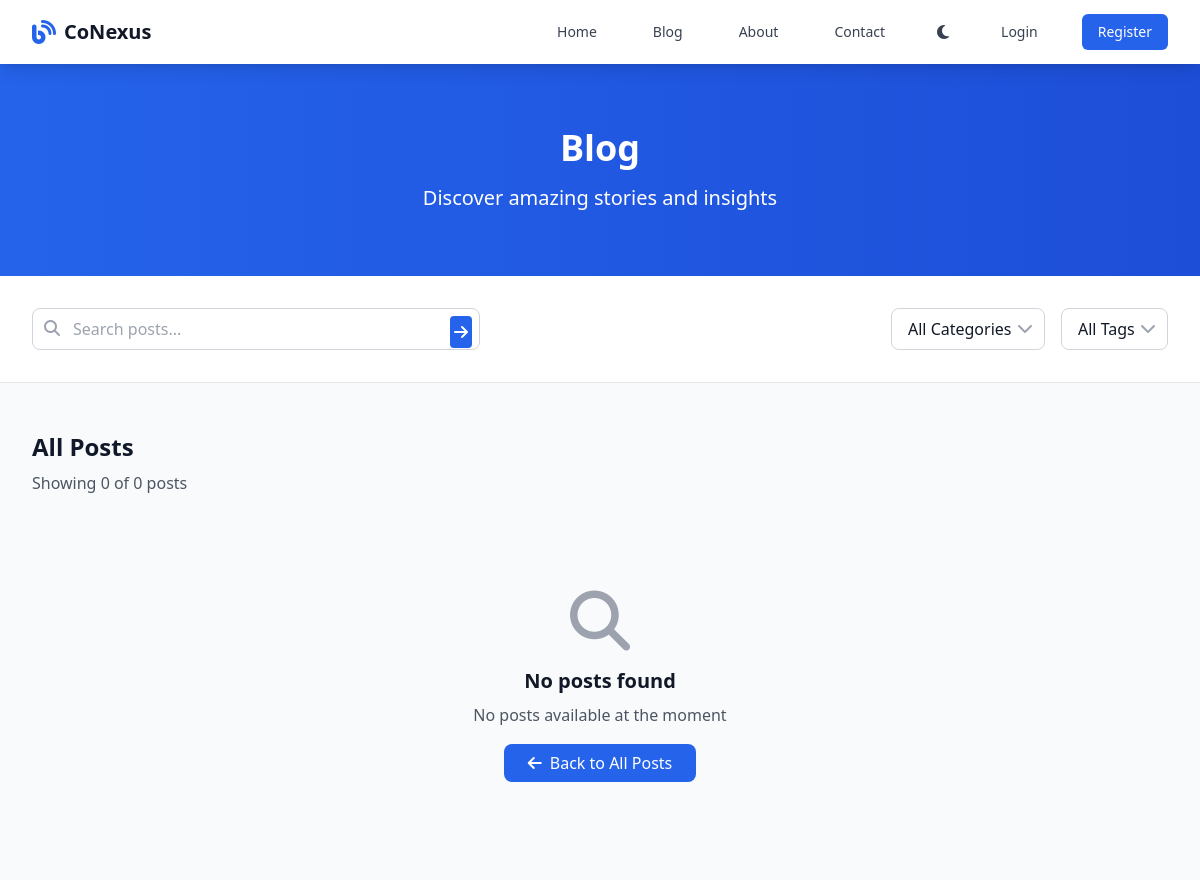
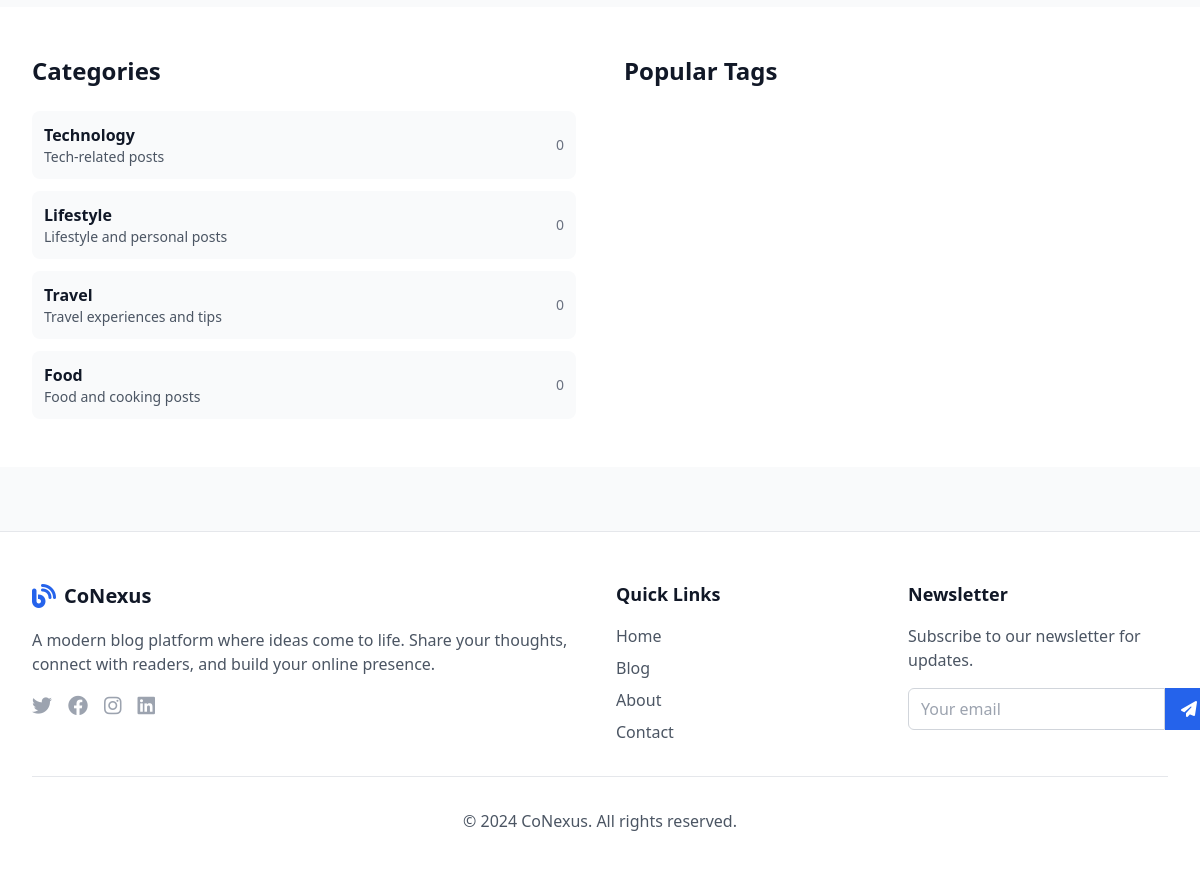
Page /blog on the committed database (2 pictures, top to bottom).
### app.py (models this page shows)
class Category(db.Model):
    id = db.Column(db.Integer, primary_key=True)
    name = db.Column(db.String(50), unique=True, nullable=False)
    description = db.Column(db.Text)
    posts = db.relationship('Post', backref='category', lazy=True)

### app.py (the view)
@app.route('/blog')
def blog():
    page = request.args.get('page', 1, type=int)
    category_id = request.args.get('category', type=int)
    tag_id = request.args.get('tag', type=int)
    search = request.args.get('search', '')
    query = Post.query.filter_by(is_published=True)
    if category_id:
        query = query.filter_by(category_id=category_id)
    if tag_id:
        query = query.filter(Post.tags.any(id=tag_id))
    if search:
        query = query.filter(Post.title.contains(search) | Post.content.contains(search))
    posts = query.order_by(Post.created_at.desc()).paginate(page=page, per_page=9, error_out=False)
    categories = Category.query.all()
    tags = Tag.query.all()
    return render_template('blog.html', posts=posts, categories=categories, tags=tags,
                         current_category=category_id, current_tag=tag_id, search=search)

### templates/blog.html (shortened to what this page needs)
{% extends "base.html" %}
{% block content %}
<section class="bg-gradient-to-r from-primary-600 to-primary-700 text-white py-16">
    <div class="max-w-7xl mx-auto px-4 sm:px-6 lg:px-8">
        <div class="text-center">
            <h1 class="text-4xl font-bold mb-4">Blog</h1>
            <p class="text-xl text-primary-100">Discover amazing stories and insights</p>
        </div>
    </div>
</section>
<section class="py-8 bg-white dark:bg-gray-800 border-b border-gray-200 dark:border-gray-700">
    <div class="max-w-7xl mx-auto px-4 sm:px-6 lg:px-8">
        <div class="flex flex-col lg:flex-row gap-6 items-center justify-between">
            <div class="flex-1 max-w-md">
                <form method="GET" action="{{ url_for('blog') }}" class="relative">
                    <input type="text" name="search" value="{{ search }}" placeholder="Search posts..."
                           class="w-full pl-10 pr-4 py-2 border border-gray-300 dark:border-gray-600 rounded-lg focus:outline-none focus:ring-2 focus:ring-primary-500 dark:bg-gray-700 dark:text-white">
                    <i class="fas fa-search absolute left-3 top-3 text-gray-400"></i>
                    <button type="submit" class="absolute right-2 top-2 bg-primary-600 text-white p-1 rounded">
                        <i class="fas fa-arrow-right"></i>
                    </button>
                </form>
            </div>
            <div class="flex flex-wrap gap-4">
                <div class="relative">
                    <select name="category" onchange="window.location.href=this.value" class="appearance-none bg-white dark:bg-gray-700 border border-gray-300 dark:border-gray-600 rounded-lg px-4 py-2 pr-8 focus:outline-none focus:ring-2 focus:ring-primary-500 dark:text-white">
                        <option value="{{ url_for('blog', search=search, tag=current_tag) }}">All Categories</option>
                    </select>
                </div>
                <div class="relative">
                    <select name="tag" onchange="window.location.href=this.value" class="appearance-none bg-white dark:bg-gray-700 border border-gray-300 dark:border-gray-600 rounded-lg px-4 py-2 pr-8 focus:outline-none focus:ring-2 focus:ring-primary-500 dark:text-white">
                        <option value="{{ url_for('blog', search=search, category=current_category) }}">All Tags</option>
                    </select>
                </div>
            </div>
        </div>
    </div>
</section>
<section class="py-12 bg-gray-50 dark:bg-gray-900">
    <div class="max-w-7xl mx-auto px-4 sm:px-6 lg:px-8">
        <div class="mb-8">
            <h2 class="text-2xl font-bold text-gray-900 dark:text-white mb-2">
                {% if search %}
                    Search Results for "{{ search }}"
                {% elif current_category %}
                    Posts in {{ categories|selectattr('id', 'equalto', current_category)|first|attr('name') }}
                {% elif current_tag %}
                    Posts tagged #{{ tags|selectattr('id', 'equalto', current_tag)|first|attr('name') }}
                {% else %}
                    All Posts
                {% endif %}
            </h2>
            <p class="text-gray-600 dark:text-gray-400">
                Showing {{ posts.items|length }} of {{ posts.total }} posts
            </p>
        </div>
        {% if posts.items %}
        <div class="grid grid-cols-1 md:grid-cols-2 lg:grid-cols-3 gap-8">
            {% for post in posts.items %}
            <article class="bg-white dark:bg-gray-800 rounded-lg shadow-md overflow-hidden hover:shadow-lg transition-shadow duration-300 fade-in">
                {% if post.featured_image %}
                <div class="h-48 overflow-hidden">
                    <img src="{{ url_for('static', filename=post.featured_image) }}" alt="{{ post.title }}" class="w-full h-full object-cover hover:scale-105 transition-transform duration-300">
                </div>
                {% else %}
                <div class="h-48 bg-gradient-to-br from-gray-400 to-gray-600 flex items-center justify-center">
                    <i class="fas fa-image text-white text-4xl"></i>
                </div>
                {% endif %}
                <div class="p-6">
                    <div class="flex items-center text-sm text-gray-500 dark:text-gray-400 mb-2">
                        <i class="fas fa-calendar mr-1"></i>
                        {{ post.created_at.strftime('%B %d, %Y') }}
                        {% if post.category %}
                        <span class="mx-2">•</span>
                        <span class="bg-primary-100 dark:bg-primary-900 text-primary-800 dark:text-primary-200 px-2 py-1 rounded-full text-xs">
                            {{ post.category.name }}
                        </span>
                        {% endif %}
                    </div>
                    <h3 class="text-xl font-semibold text-gray-900 dark:text-white mb-3 hover:text-primary-600 dark:hover:text-primary-400 transition-colors">
                        <a href="{{ url_for('post', slug=post.slug) }}">{{ post.title }}</a>
                    </h3>
                    {% if post.excerpt %}
                    <p class="text-gray-600 dark:text-gray-300 mb-4 line-clamp-3">{{ post.excerpt }}</p>
                    {% endif %}
                    <div class="flex items-center justify-between text-sm text-gray-500 dark:text-gray-400">
                        <div class="flex items-center">
                            <i class="fas fa-user mr-1"></i>
                            {{ post.author.username }}
                        </div>
                        <div class="flex items-center">
                            <i class="fas fa-eye mr-1"></i>
                            {{ post.views }} views
                        </div>
                    </div>
                    {% if post.tags %}
                    <div class="mt-3 flex flex-wrap gap-1">
                        {% for tag in post.tags %}
                        <a href="{{ url_for('blog', tag=tag.id) }}" class="bg-gray-100 dark:bg-gray-700 text-gray-600 dark:text-gray-300 px-2 py-1 rounded text-xs hover:bg-primary-100 dark:hover:bg-primary-900 transition-colors">
                            #{{ tag.name }}
                        </a>
                        {% endfor %}
                    </div>
                    {% endif %}
                </div>
            </article>
            {% endfor %}
        </div>
        {% if posts.pages > 1 %}
        <div class="mt-12 flex justify-center">
            <nav class="flex items-center space-x-2">
                {% if posts.has_prev %}
                <a href="{{ url_for('blog', page=posts.prev_num, search=search, category=current_category, tag=current_tag) }}"
                   class="px-3 py-2 bg-white dark:bg-gray-800 border border-gray-300 dark:border-gray-600 rounded-lg text-gray-500 dark:text-gray-400 hover:bg-gray-50 dark:hover:bg-gray-700 transition-colors">
                    <i class="fas fa-chevron-left"></i>
                </a>
                {% endif %}
                {% for page_num in posts.iter_pages(left_edge=2, left_current=2, right_current=3, right_edge=2) %}
                    {% if page_num %}
                        {% if page_num != posts.page %}
                        <a href="{{ url_for('blog', page=page_num, search=search, category=current_category, tag=current_tag) }}"
                           class="px-3 py-2 bg-white dark:bg-gray-800 border border-gray-300 dark:border-gray-600 rounded-lg text-gray-700 dark:text-gray-300 hover:bg-gray-50 dark:hover:bg-gray-700 transition-colors">
                            {{ page_num }}
                        </a>
                        {% else %}
                        <span class="px-3 py-2 bg-primary-600 text-white rounded-lg">{{ page_num }}</span>
                        {% endif %}
                    {% else %}
                    <span class="px-3 py-2 text-gray-500 dark:text-gray-400">...</span>
                    {% endif %}
                {% endfor %}
                {% if posts.has_next %}
                <a href="{{ url_for('blog', page=posts.next_num, search=search, category=current_category, tag=current_tag) }}"
                   class="px-3 py-2 bg-white dark:bg-gray-800 border border-gray-300 dark:border-gray-600 rounded-lg text-gray-500 dark:text-gray-400 hover:bg-gray-50 dark:hover:bg-gray-700 transition-colors">
                    <i class="fas fa-chevron-right"></i>
                </a>
                {% endif %}
            </nav>
        </div>
        {% endif %}
        {% else %}
        <div class="text-center py-16">
            <div class="text-gray-400 dark:text-gray-500 mb-4">
                <i class="fas fa-search text-6xl"></i>
            </div>
            <h3 class="text-xl font-semibold text-gray-900 dark:text-white mb-2">No posts found</h3>
            <p class="text-gray-600 dark:text-gray-400 mb-6">
                {% if search %}
                    No posts match your search for "{{ search }}"
                {% elif current_category %}
                    No posts found in this category
                {% elif current_tag %}
                    No posts found with this tag
                {% else %}
                    No posts available at the moment
                {% endif %}
            </p>
            <a href="{{ url_for('blog') }}" class="bg-primary-600 hover:bg-primary-700 text-white px-6 py-2 rounded-lg transition-colors">
                <i class="fas fa-arrow-left mr-2"></i>Back to All Posts
            </a>
        </div>
        {% endif %}
    </div>
</section>
<aside class="py-12 bg-white dark:bg-gray-800">
    <div class="max-w-7xl mx-auto px-4 sm:px-6 lg:px-8">
        <div class="grid grid-cols-1 lg:grid-cols-2 gap-12">
            <div>
                <h3 class="text-2xl font-bold text-gray-900 dark:text-white mb-6">Categories</h3>
                <div class="space-y-3">
                    {% for category in categories %}
                    <a href="{{ url_for('blog', category=category.id) }}"
                       class="flex items-center justify-between p-3 bg-gray-50 dark:bg-gray-700 rounded-lg hover:bg-primary-50 dark:hover:bg-primary-900 transition-colors group">
                        <div>
                            <h4 class="font-semibold text-gray-900 dark:text-white group-hover:text-primary-600 dark:group-hover:text-primary-400 transition-colors">
                                {{ category.name }}
                            </h4>
                            {% if category.description %}
                            <p class="text-sm text-gray-600 dark:text-gray-400">{{ category.description }}</p>
                            {% endif %}
                        </div>
                        <span class="text-sm text-gray-500 dark:text-gray-400 group-hover:text-primary-600 dark:group-hover:text-primary-400 transition-colors">
                            {{ category.posts|length }}
                        </span>
                    </a>
                    {% endfor %}
                </div>
            </div>
            <div>
                <h3 class="text-2xl font-bold text-gray-900 dark:text-white mb-6">Popular Tags</h3>
            </div>
        </div>
    </div>
</aside>
{% endblock %}

### rows in the picture
Category: name "Technology", description "Tech-related posts", posts|length "0"
Category: name "Lifestyle", description "Lifestyle and personal posts", posts|length "0"
Category: name "Travel", description "Travel experiences and tips", posts|length "0"
Category: name "Food", description "Food and cooking posts", posts|length "0"

### other values in the picture
{{ posts.items|length }} "0"
{{ posts.total }} "0"
